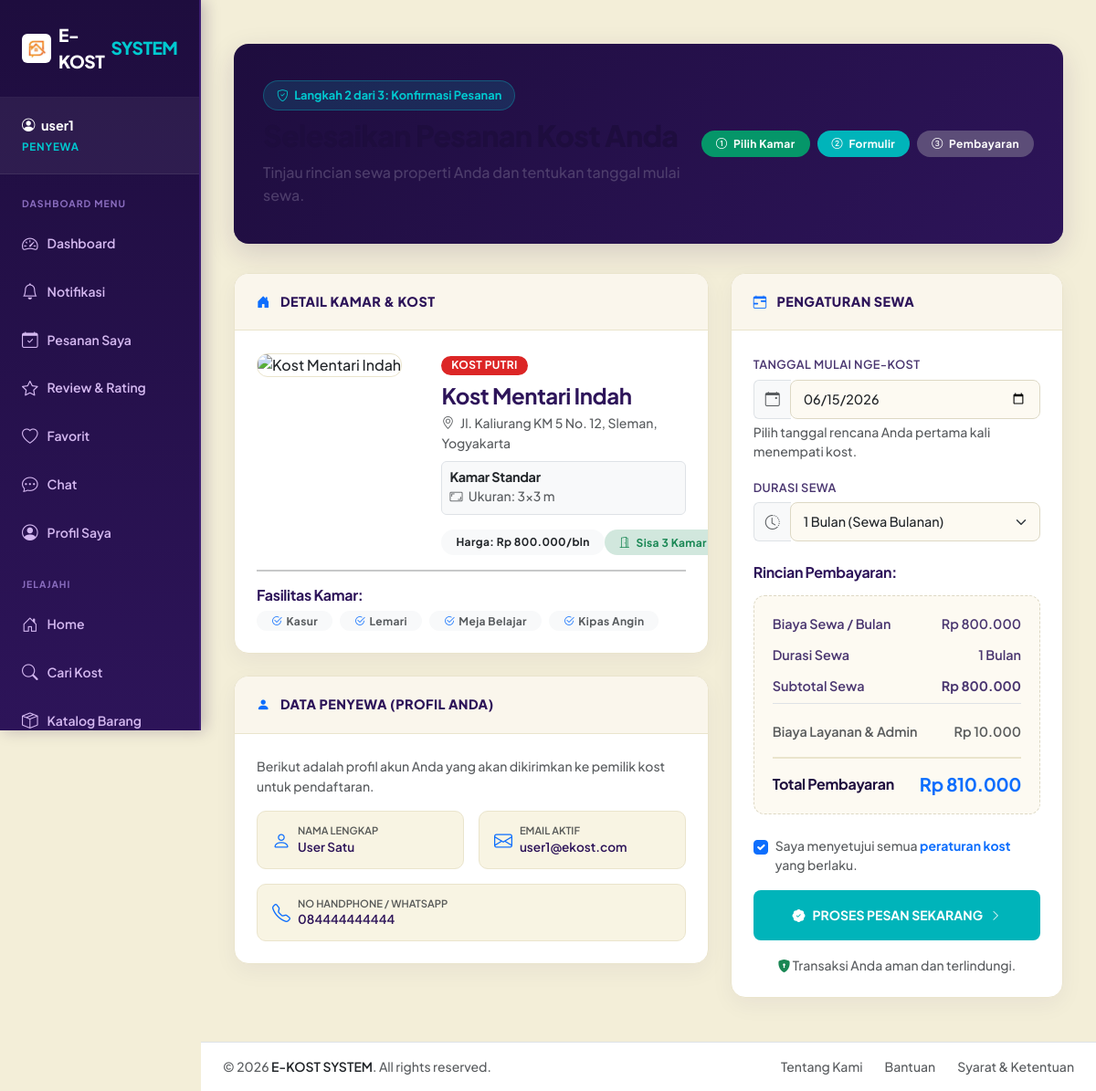
/pages/booking.php?room_id=1 (signed in), run on the app's committed database.
### tables this page shows
CREATE TABLE kamar (
    id INT AUTO_INCREMENT PRIMARY KEY,
    kost_id INT NOT NULL,
    room_name VARCHAR(50) NOT NULL,
    size VARCHAR(20),
    price_per_month DECIMAL(12, 2) NOT NULL,
    available_rooms INT DEFAULT 1,
    facilities TEXT,
    status ENUM('available', 'full') DEFAULT 'available',
    created_at TIMESTAMP DEFAULT CURRENT_TIMESTAMP,
    FOREIGN KEY (kost_id) REFERENCES kost(id) ON DELETE CASCADE
);

CREATE TABLE kost (
    id INT AUTO_INCREMENT PRIMARY KEY,
    owner_id INT NOT NULL,
    name VARCHAR(100) NOT NULL,
    type ENUM('Putra', 'Putri', 'Campur') NOT NULL,
    description TEXT,
    address TEXT NOT NULL,
    city VARCHAR(50) NOT NULL,
    latitude DECIMAL(10, 8),
    longitude DECIMAL(11, 8),
    rules TEXT,
    facilities TEXT,
    price_start DECIMAL(12, 2) DEFAULT 0,
    created_at TIMESTAMP DEFAULT CURRENT_TIMESTAMP,
    FOREIGN KEY (owner_id) REFERENCES users(id) ON DELETE CASCADE
);

CREATE TABLE users (
    id INT AUTO_INCREMENT PRIMARY KEY,
    username VARCHAR(50) NOT NULL UNIQUE,
    password VARCHAR(255) NOT NULL,
    email VARCHAR(100) NOT NULL UNIQUE,
    role ENUM('admin', 'owner', 'user') NOT NULL,
    full_name VARCHAR(100),
    phone VARCHAR(20),
    avatar VARCHAR(255),
    status ENUM('pending', 'verified', 'rejected') NOT NULL DEFAULT 'pending',
    created_at TIMESTAMP DEFAULT CURRENT_TIMESTAMP
);

### pages/booking.php (the view, shortened to what this page needs)
<?php
require_once '../config/database.php';
$user_id = $_SESSION['user_id'];
$stmt_user = $pdo->prepare("SELECT * FROM users WHERE id = ?");
$stmt_user->execute([$user_id]);
$user_info = $stmt_user->fetch();
$room_id = $_GET['room_id'] ?? 0;
$stmt = $pdo->prepare("
    SELECT km.*, k.name as kost_name, k.address, k.city, k.type, k.facilities as kost_facilities,
           (SELECT image_path FROM kost_foto WHERE kost_id = k.id AND is_main = 1 LIMIT 1) as main_image
    FROM kamar km
    JOIN kost k ON km.kost_id = k.id
    WHERE km.id = ?
");
$stmt->execute([$room_id]);
$room = $stmt->fetch();
include '../layouts/header.php';
?>
<div class="container py-4">
    <div class="booking-header-hero d-flex flex-column flex-md-row justify-content-between align-md-items-center gap-3">
        <div>
            <span class="booking-step-badge mb-2 d-inline-block"><i class="bi bi-shield-check me-1"></i> Langkah 2 dari 3: Konfirmasi Pesanan</span>
            <h2>Selesaikan Pesanan Kost Anda</h2>
            <p class="mb-0 opacity-75">Tinjau rincian sewa properti Anda dan tentukan tanggal mulai sewa.</p>
        </div>
        <div class="d-none d-lg-flex align-items-center gap-2">
            <span class="badge bg-success py-2 px-3"><i class="bi bi-1-circle me-1"></i> Pilih Kamar</span>
            <span class="badge bg-primary py-2 px-3"><i class="bi bi-2-circle me-1"></i> Formulir</span>
            <span class="badge bg-secondary py-2 px-3"><i class="bi bi-3-circle me-1"></i> Pembayaran</span>
        </div>
    </div>
    <div class="row g-4">
        <div class="col-lg-7">
            <div class="card booking-card mb-4">
                <div class="booking-card-header">
                    <i class="bi bi-house-door-fill me-2 text-primary"></i> Detail Kamar & Kost
                </div>
                <div class="card-body p-4">
                    <div class="row g-3">
                        <div class="col-md-5">
                            <img src="<?php echo $room['main_image'] ? $base_url . $room['main_image'] : 'https://images.unsplash.com/photo-1522708323590-d24dbb6b0267?auto=format&fit=crop&w=800&q=80'; ?>"
                                 class="room-image-preview img-fluid" alt="<?php echo htmlspecialchars($room['kost_name']); ?>">
                        </div>
                        <div class="col-md-7 d-flex flex-column justify-content-between">
                            <div>
                                <span class="badge bg-<?php echo $room['type'] == 'Putra' ? 'primary' : ($room['type'] == 'Putri' ? 'danger' : 'warning'); ?> mb-2">
                                    KOST <?php echo strtoupper($room['type']); ?>
                                </span>
                                <h4 class="fw-bold mb-1" style="color: #2D1459;"><?php echo htmlspecialchars($room['kost_name']); ?></h4>
                                <p class="text-muted small mb-2"><i class="bi bi-geo-alt me-1"></i> <?php echo htmlspecialchars($room['address']); ?>, <?php echo htmlspecialchars($room['city']); ?></p>
                                <div class="bg-light p-2 rounded mb-2 border">
                                    <h6 class="mb-0 fw-bold text-dark" style="font-size:0.9rem;"><?php echo htmlspecialchars($room['room_name']); ?></h6>
                                    <small class="text-muted"><i class="bi bi-aspect-ratio me-1"></i> Ukuran: <?php echo htmlspecialchars($room['size']); ?></small>
                                </div>
                            </div>
                            <div class="d-flex justify-content-between align-items-center mt-2">
                                <span class="badge bg-light text-dark border border-dark py-2 px-3 fw-bold">
                                    Harga: Rp <?php echo number_format($room['price_per_month'], 0, ',', '.'); ?>/bln
                                </span>
                                <span class="badge bg-<?php echo $room['available_rooms'] > 0 ? 'success-subtle text-success border border-success' : 'danger-subtle text-danger border border-danger'; ?> py-2 px-3 fw-bold">
                                    <i class="bi bi-door-open me-1"></i> Sisa <?php echo $room['available_rooms']; ?> Kamar
                                </span>
                            </div>
                        </div>
                    </div>
                    <?php if ($room['facilities']): ?>
                        <hr class="border-2 my-3">
                        <h6 class="fw-bold mb-2" style="color: #2D1459;">Fasilitas Kamar:</h6>
                        <div class="d-flex flex-wrap gap-2">
                            <?php
                            $room_facs = explode(',', $room['facilities']);
                            foreach($room_facs as $rf): ?>
                                <span class="badge bg-light text-muted border py-1.5 px-3" style="font-size:0.75rem;"><i class="bi bi-check2-circle text-primary me-1"></i><?php echo trim($rf); ?></span>
                            <?php endforeach; ?>
                        </div>
                    <?php endif; ?>
                </div>
            </div>
            <div class="card booking-card">
                <div class="booking-card-header">
                    <i class="bi bi-person-fill me-2 text-primary"></i> Data Penyewa (Profil Anda)
                </div>
                <div class="card-body p-4">
                    <p class="small text-muted mb-3">Berikut adalah profil akun Anda yang akan dikirimkan ke pemilik kost untuk pendaftaran.</p>
                    <div class="row g-3">
                        <div class="col-md-6">
                            <div class="user-info-pill d-flex align-items-center gap-2">
                                <i class="bi bi-person text-primary fs-5"></i>
                                <div>
                                    <small class="text-muted d-block" style="font-size: 0.7rem; text-transform: uppercase;">Nama Lengkap</small>
                                    <span><?php echo htmlspecialchars($user_info['full_name'] ?: $_SESSION['username']); ?></span>
                                </div>
                            </div>
                        </div>
                        <div class="col-md-6">
                            <div class="user-info-pill d-flex align-items-center gap-2">
                                <i class="bi bi-envelope text-primary fs-5"></i>
                                <div>
                                    <small class="text-muted d-block" style="font-size: 0.7rem; text-transform: uppercase;">Email Aktif</small>
                                    <span><?php echo htmlspecialchars($user_info['email']); ?></span>
                                </div>
                            </div>
                        </div>
                        <div class="col-12">
                            <div class="user-info-pill d-flex align-items-center gap-2">
                                <i class="bi bi-telephone text-primary fs-5"></i>
                                <div>
                                    <small class="text-muted d-block" style="font-size: 0.7rem; text-transform: uppercase;">No Handphone / WhatsApp</small>
                                    <span><?php echo htmlspecialchars($user_info['phone'] ?: 'Belum diatur (Silakan update profil Anda nanti)'); ?></span>
                                </div>
                            </div>
                        </div>
                    </div>
                </div>
            </div>
        </div>
        <div class="col-lg-5">
            <div class="card booking-card">
                <div class="booking-card-header">
                    <i class="bi bi-calendar-range me-2 text-primary"></i> Pengaturan Sewa
                </div>
                <div class="card-body p-4">
                    <?php if ($room['available_rooms'] <= 0): ?>
                        <div class="text-center py-4">
                            <i class="bi bi-slash-circle text-danger fs-1 mb-3"></i>
                            <h5 class="fw-bold text-danger">Kamar Tidak Tersedia</h5>
                            <p class="text-muted small">Maaf, kamar ini saat ini sedang penuh. Silakan cari pilihan kamar atau kost lainnya.</p>
                            <a href="kost_list.php" class="btn btn-outline-dark w-100">Kembali Cari Kost</a>
                        </div>
                    <?php else: ?>
                        <form method="POST" id="bookingForm">
                            <div class="mb-3">
                                <label class="form-label">Tanggal Mulai Nge-kost</label>
                                <div class="input-group">
                                    <span class="input-group-text bg-light border-end-0"><i class="bi bi-calendar-event text-muted"></i></span>
                                    <input type="date" name="start_date" class="form-control border-start-0" required min="<?php echo date('Y-m-d'); ?>" value="<?php echo date('Y-m-d'); ?>">
                                </div>
                                <div class="form-text">Pilih tanggal rencana Anda pertama kali menempati kost.</div>
                            </div>
                            <div class="mb-4">
                                <label class="form-label">Durasi Sewa</label>
                                <div class="input-group">
                                    <span class="input-group-text bg-light border-end-0"><i class="bi bi-clock-history text-muted"></i></span>
                                    <select name="duration" class="form-select border-start-0" id="duration" required>
                                        <option value="1" selected>1 Bulan (Sewa Bulanan)</option>
                                    </select>
                                </div>
                            </div>
                            <h6 class="fw-bold mb-3" style="color: #2D1459;">Rincian Pembayaran:</h6>
                            <div class="price-breakdown-box mb-4">
                                <div class="price-breakdown-row">
                                    <span>Biaya Sewa / Bulan</span>
                                    <span id="price-per-month-text">Rp <?php echo number_format($room['price_per_month'], 0, ',', '.'); ?></span>
                                </div>
                                <div class="price-breakdown-row">
                                    <span>Durasi Sewa</span>
                                    <span id="duration-display-text">1 Bulan</span>
                                </div>
                                <div class="price-breakdown-row border-bottom pb-2">
                                    <span>Subtotal Sewa</span>
                                    <span id="subtotal-display-text" class="fw-bold">Rp <?php echo number_format($room['price_per_month'], 0, ',', '.'); ?></span>
                                </div>
                                <div class="price-breakdown-row pt-2 text-muted">
                                    <span>Biaya Layanan & Admin</span>
                                    <span>Rp 10.000</span>
                                </div>
                                <div class="price-total-row">
                                    <h6 class="fw-bold mb-0 align-self-center">Total Pembayaran</h6>
                                    <h5 class="fw-bold mb-0 text-primary" id="total-display">Rp <?php echo number_format($room['price_per_month'] + 10000, 0, ',', '.'); ?></h5>
                                </div>
                            </div>
                            <div class="mb-3 form-check">
                                <input type="checkbox" class="form-check-input" id="agreeRules" required checked>
                                <label class="form-check-label small text-muted" for="agreeRules">Saya menyetujui semua <a href="kost_detail.php?id=<?php echo $room['kost_id']; ?>" target="_blank" class="fw-bold text-primary">peraturan kost</a> yang berlaku.</label>
                            </div>
                            <button type="submit" class="btn btn-primary w-100 py-3 fw-bold shadow-sm d-flex align-items-center justify-content-center gap-2" style="border-radius: 12px;">
                                <i class="bi bi-patch-check-fill"></i> PROSES PESAN SEKARANG <i class="bi bi-chevron-right small"></i>
                            </button>
                            <p class="text-center text-muted small mt-3 mb-0"><i class="bi bi-shield-lock-fill text-success"></i> Transaksi Anda aman dan terlindungi.</p>
                        </form>
                    <?php endif; ?>
                </div>
            </div>
        </div>
    </div>
</div>
<?php include '../layouts/footer.php'; ?>

### data on the page
kamar: kost.type "PUTRI", kost.name "Kost Mentari Indah", kost.address "Jl. Kaliurang KM 5 No. 12, Sleman", kost.city "Yogyakarta", room_name "Kamar Standar", size "3x3 m", price_per_month "800.000", available_rooms "3", facilities "Kasur", facilities "Lemari", facilities "Meja Belajar", facilities "Kipas Angin", $room['price_per_month'] + 10000 "810.000"
users: full_name "User Satu", email "user1@ekost.com", phone "084444444444"

### other printed values
$_SESSION['username'] "user1"
$item['label'] "Dashboard"
$item['label'] "Notifikasi"
$item['label'] "Pesanan Saya"
$item['label'] "Review & Rating"
$item['label'] "Favorit"
$item['label'] "Chat"
$item['label'] "Profil Saya"
